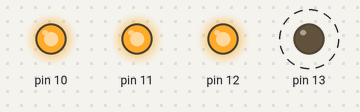
Simulated run of this sketch. Board: Arduino Uno, built with avr-gcc and run on an emulated ATmega328P. Parts: output pins drawn as LEDs (lit = HIGH). Dashed ring = blinking.

Above: at 0.5 s.
Timing chart, 0 to 4.6 s (numbered marks = the images above):
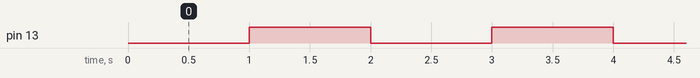

Measured:
- by itself, pin 13: alternates HIGH for 1.0 s and LOW for 1.0 s

The sketch:

test_blink.ino
```cpp
// Blink D1 — libreria MultiFuncShield
// D1=pin13 (LOW=acceso, HIGH=spento)

#include <MultiFuncShield.h>

void setup() {
  // D2, D3, D4 spenti
  pinMode(12, OUTPUT); digitalWrite(12, HIGH);
  pinMode(11, OUTPUT); digitalWrite(11, HIGH);
  pinMode(10, OUTPUT); digitalWrite(10, HIGH);
  pinMode(13, OUTPUT);
}

void loop() {
  digitalWrite(13, LOW);   // D1 acceso
  delay(1000);
  digitalWrite(13, HIGH);  // D1 spento
  delay(1000);
}

 //  questo codice verifica se lo shield è stato installato bene sull'arduino, facendo l'ampeggera il led al secondo
```
